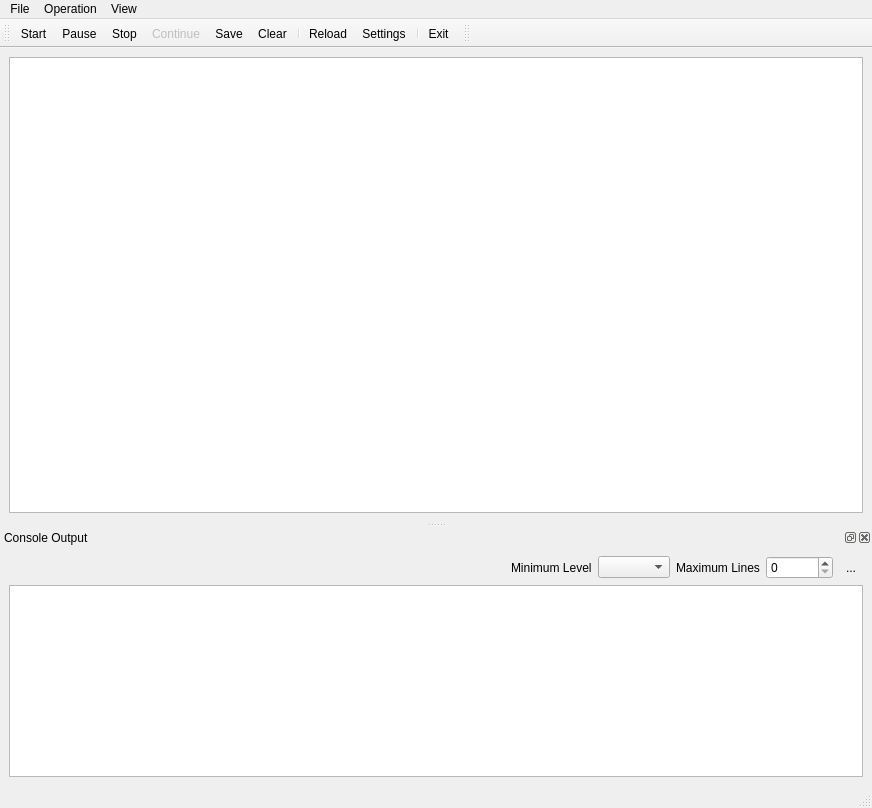
<?xml version="1.0" encoding="UTF-8"?>
<ui version="4.0">
 <class>MainWindow</class>
 <widget class="QMainWindow" name="MainWindow">
  <property name="geometry">
   <rect>
    <x>0</x>
    <y>0</y>
    <width>872</width>
    <height>808</height>
   </rect>
  </property>
  <property name="windowTitle">
   <string>Experimental Control</string>
  </property>
  <property name="windowIcon">
   <iconset resource="../../ui/Experiment.qrc">
    <normaloff>:/other/icons/ions.jpg</normaloff>:/other/icons/ions.jpg</iconset>
  </property>
  <property name="tabShape">
   <enum>QTabWidget::Rounded</enum>
  </property>
  <widget class="QWidget" name="centralwidget">
   <layout class="QGridLayout" name="gridLayout">
    <item row="0" column="0">
     <widget class="CoordinatePlotWidget" name="graphicsLayout"/>
    </item>
   </layout>
  </widget>
  <widget class="QStatusBar" name="statusbar"/>
  <widget class="QToolBar" name="toolBar">
   <property name="windowTitle">
    <string>toolBar</string>
   </property>
   <property name="floatable">
    <bool>true</bool>
   </property>
   <attribute name="toolBarArea">
    <enum>TopToolBarArea</enum>
   </attribute>
   <attribute name="toolBarBreak">
    <bool>false</bool>
   </attribute>
   <addaction name="actionStart"/>
   <addaction name="actionPause"/>
   <addaction name="actionStop"/>
   <addaction name="actionContinue"/>
   <addaction name="actionSave"/>
   <addaction name="actionClear"/>
   <addaction name="separator"/>
   <addaction name="actionReload"/>
   <addaction name="actionSettings"/>
   <addaction name="separator"/>
   <addaction name="actionExit"/>
  </widget>
  <widget class="QMenuBar" name="menuBar">
   <property name="geometry">
    <rect>
     <x>0</x>
     <y>0</y>
     <width>872</width>
     <height>21</height>
    </rect>
   </property>
   <widget class="QMenu" name="menuFile">
    <property name="title">
     <string>File</string>
    </property>
    <addaction name="actionSettings"/>
    <addaction name="actionExit"/>
    <addaction name="actionClear"/>
    <addaction name="actionSave"/>
    <addaction name="separator"/>
    <addaction name="actionProject"/>
   </widget>
   <widget class="QMenu" name="menuOperation">
    <property name="title">
     <string>Operation</string>
    </property>
    <addaction name="actionStart"/>
    <addaction name="actionStop"/>
    <addaction name="actionPause"/>
   </widget>
   <widget class="QMenu" name="menuView">
    <property name="title">
     <string>View</string>
    </property>
   </widget>
   <addaction name="menuFile"/>
   <addaction name="menuOperation"/>
   <addaction name="menuView"/>
  </widget>
  <widget class="QDockWidget" name="dockWidgetConsole">
   <property name="windowTitle">
    <string>Console Output</string>
   </property>
   <attribute name="dockWidgetArea">
    <number>8</number>
   </attribute>
   <widget class="QWidget" name="dockWidgetContents">
    <layout class="QVBoxLayout" name="verticalLayout">
     <item>
      <layout class="QHBoxLayout" name="horizontalLayout">
       <item>
        <spacer name="horizontalSpacer">
         <property name="orientation">
          <enum>Qt::Horizontal</enum>
         </property>
         <property name="sizeHint" stdset="0">
          <size>
           <width>40</width>
           <height>20</height>
          </size>
         </property>
        </spacer>
       </item>
       <item>
        <widget class="QLabel" name="label">
         <property name="text">
          <string>Minimum Level</string>
         </property>
        </widget>
       </item>
       <item>
        <widget class="QComboBox" name="levelComboBox"/>
       </item>
       <item>
        <widget class="QLabel" name="label_2">
         <property name="text">
          <string>Maximum Lines</string>
         </property>
        </widget>
       </item>
       <item>
        <widget class="QSpinBox" name="linesSpinBox">
         <property name="maximum">
          <number>1000000</number>
         </property>
        </widget>
       </item>
       <item>
        <widget class="QToolButton" name="consoleClearButton">
         <property name="text">
          <string>...</string>
         </property>
         <property name="icon">
          <iconset resource="../../ui/Experiment.qrc">
           <normaloff>:/kde/icons/edit_clear.png</normaloff>:/kde/icons/edit_clear.png</iconset>
         </property>
         <property name="autoRaise">
          <bool>true</bool>
         </property>
        </widget>
       </item>
      </layout>
     </item>
     <item>
      <widget class="QTextEdit" name="textEditConsole">
       <property name="readOnly">
        <bool>true</bool>
       </property>
      </widget>
     </item>
    </layout>
   </widget>
  </widget>
  <widget class="QToolBar" name="experimentToolBar">
   <property name="windowTitle">
    <string>Experiment Tool Bar</string>
   </property>
   <attribute name="toolBarArea">
    <enum>TopToolBarArea</enum>
   </attribute>
   <attribute name="toolBarBreak">
    <bool>false</bool>
   </attribute>
  </widget>
  <action name="actionClear">
   <property name="icon">
    <iconset resource="../../ui/Experiment.qrc">
     <normaloff>:/kde/icons/edit_clear.png</normaloff>:/kde/icons/edit_clear.png</iconset>
   </property>
   <property name="text">
    <string>Clear</string>
   </property>
   <property name="visible">
    <bool>false</bool>
   </property>
  </action>
  <action name="actionExit">
   <property name="icon">
    <iconset resource="../../ui/Experiment.qrc">
     <normaloff>:/kde/icons/exit.png</normaloff>:/kde/icons/exit.png</iconset>
   </property>
   <property name="text">
    <string>Exit</string>
   </property>
   <property name="toolTip">
    <string> Exit Program</string>
   </property>
   <property name="shortcut">
    <string>Ctrl+Q</string>
   </property>
  </action>
  <action name="actionSave">
   <property name="icon">
    <iconset resource="../../ui/Experiment.qrc">
     <normaloff>:/kde/icons/filesave.png</normaloff>:/kde/icons/filesave.png</iconset>
   </property>
   <property name="text">
    <string>Save</string>
   </property>
   <property name="toolTip">
    <string>Save Configuration</string>
   </property>
   <property name="shortcut">
    <string>Ctrl+S</string>
   </property>
  </action>
  <action name="actionStart">
   <property name="icon">
    <iconset resource="../../ui/Experiment.qrc">
     <normaloff>:/openicon/icons/media-playback-start-7.png</normaloff>:/openicon/icons/media-playback-start-7.png</iconset>
   </property>
   <property name="text">
    <string>Start</string>
   </property>
   <property name="toolTip">
    <string> Start Experiment</string>
   </property>
  </action>
  <action name="actionPause">
   <property name="checkable">
    <bool>false</bool>
   </property>
   <property name="icon">
    <iconset resource="../../ui/Experiment.qrc">
     <normaloff>:/openicon/icons/media-playback-pause-7.png</normaloff>
     <normalon>:/kde/icons/edit_clear.png</normalon>:/openicon/icons/media-playback-pause-7.png</iconset>
   </property>
   <property name="text">
    <string>Pause</string>
   </property>
   <property name="toolTip">
    <string>Pause Experiment</string>
   </property>
  </action>
  <action name="actionStop">
   <property name="icon">
    <iconset resource="../../ui/Experiment.qrc">
     <normaloff>:/openicon/icons/media-playback-stop-7.png</normaloff>:/openicon/icons/media-playback-stop-7.png</iconset>
   </property>
   <property name="text">
    <string>Stop</string>
   </property>
   <property name="toolTip">
    <string>Stop Experiment</string>
   </property>
  </action>
  <action name="actionSettings">
   <property name="icon">
    <iconset resource="../../ui/Experiment.qrc">
     <normaloff>:/petersIcons/icons/FPGA.png</normaloff>:/petersIcons/icons/FPGA.png</iconset>
   </property>
   <property name="text">
    <string>Settings</string>
   </property>
   <property name="toolTip">
    <string>FPGA Settings</string>
   </property>
  </action>
  <action name="actionContinue">
   <property name="enabled">
    <bool>false</bool>
   </property>
   <property name="icon">
    <iconset resource="../../ui/Experiment.qrc">
     <normaloff>:/kde/icons/player_fwd.png</normaloff>:/kde/icons/player_fwd.png</iconset>
   </property>
   <property name="text">
    <string>Continue</string>
   </property>
   <property name="toolTip">
    <string>Continue</string>
   </property>
   <property name="visible">
    <bool>false</bool>
   </property>
  </action>
  <action name="actionPulses">
   <property name="icon">
    <iconset resource="../../ui/Experiment.qrc">
     <normaloff>:/petersIcons/icons/pulser1.png</normaloff>:/petersIcons/icons/pulser1.png</iconset>
   </property>
   <property name="text">
    <string>Pulses</string>
   </property>
   <property name="toolTip">
    <string>Pulse Program Configuration</string>
   </property>
  </action>
  <action name="actionReload">
   <property name="icon">
    <iconset resource="../../ui/Experiment.qrc">
     <normaloff>:/kde/icons/reload.png</normaloff>:/kde/icons/reload.png</iconset>
   </property>
   <property name="text">
    <string>Reload</string>
   </property>
   <property name="toolTip">
    <string>Reload Pulse Definition</string>
   </property>
   <property name="visible">
    <bool>false</bool>
   </property>
  </action>
  <action name="actionDedicatedCounters">
   <property name="icon">
    <iconset resource="../../ui/Experiment.qrc">
     <normaloff>:/openicon/icons/gnome-power-statistics.png</normaloff>:/openicon/icons/gnome-power-statistics.png</iconset>
   </property>
   <property name="text">
    <string>DedicatedCounters</string>
   </property>
   <property name="toolTip">
    <string>Dedicated Counters</string>
   </property>
  </action>
  <action name="actionVoltageControl">
   <property name="icon">
    <iconset resource="../../ui/Experiment.qrc">
     <normaloff>:/openicon/icons/pictogram-din-w008-electricisty.png</normaloff>:/openicon/icons/pictogram-din-w008-electricisty.png</iconset>
   </property>
   <property name="text">
    <string>VoltageControl</string>
   </property>
   <property name="toolTip">
    <string>Voltage Control</string>
   </property>
  </action>
  <action name="actionProject">
   <property name="text">
    <string>Project</string>
   </property>
   <property name="toolTip">
    <string>Select Project for next program start</string>
   </property>
  </action>
  <action name="actionLogic">
   <property name="icon">
    <iconset resource="../../ui/Experiment.qrc">
     <normaloff>:/petersIcons/icons/ChipScope.png</normaloff>:/petersIcons/icons/ChipScope.png</iconset>
   </property>
   <property name="text">
    <string>Logic</string>
   </property>
  </action>
 </widget>
 <customwidgets>
  <customwidget>
   <class>CoordinatePlotWidget</class>
   <extends>QGraphicsView</extends>
   <header>uiModules.CoordinatePlotWidget</header>
  </customwidget>
 </customwidgets>
 <resources>
  <include location="../../ui/Experiment.qrc"/>
 </resources>
 <connections/>
</ui>
